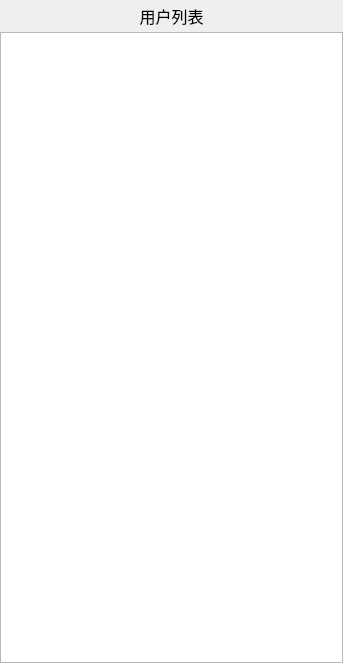
<?xml version="1.0" encoding="UTF-8"?>
<ui version="4.0">
 <class>UserListWidget</class>
 <widget class="QWidget" name="UserListWidget">
  <property name="geometry">
   <rect>
    <x>0</x>
    <y>0</y>
    <width>343</width>
    <height>663</height>
   </rect>
  </property>
  <property name="windowTitle">
   <string>UserListWidget</string>
  </property>
  <layout class="QGridLayout" name="gridLayout">
   <property name="leftMargin">
    <number>0</number>
   </property>
   <property name="topMargin">
    <number>0</number>
   </property>
   <property name="rightMargin">
    <number>0</number>
   </property>
   <property name="bottomMargin">
    <number>0</number>
   </property>
   <property name="spacing">
    <number>0</number>
   </property>
   <item row="0" column="0">
    <widget class="QLabel" name="userListLabel">
     <property name="minimumSize">
      <size>
       <width>0</width>
       <height>32</height>
      </size>
     </property>
     <property name="font">
      <font>
       <pointsize>12</pointsize>
      </font>
     </property>
     <property name="text">
      <string>用户列表</string>
     </property>
     <property name="alignment">
      <set>Qt::AlignCenter</set>
     </property>
    </widget>
   </item>
   <item row="1" column="0">
    <widget class="QTableWidget" name="tableWidget">
     <attribute name="horizontalHeaderCascadingSectionResizes">
      <bool>true</bool>
     </attribute>
    </widget>
   </item>
  </layout>
 </widget>
 <layoutdefault spacing="6" margin="11"/>
 <resources/>
 <connections/>
</ui>
